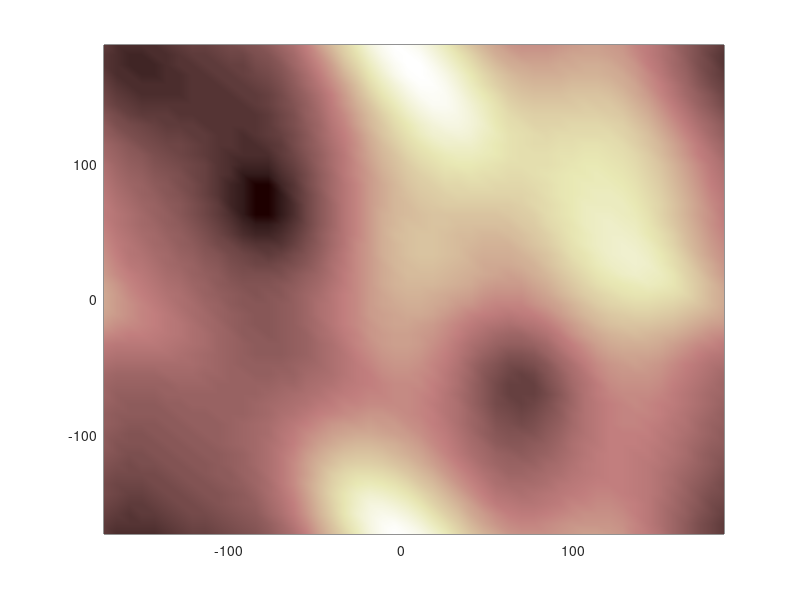

The MATLAB script that drew this image: (Note: this script raises an error after producing the figure.)
close;

map=load('adia.dat');

phi=map(:,1);
psi=map(:,2);
ene=map(:,3);

n=sqrt(length(phi));
phi=reshape(phi,n,n);
psi=reshape(psi,n,n);
ene=reshape(ene,n,n);

pcolor(phi, psi, ene);shading interp;%colorbar;
hold on;colormap pink

if 1
%%%%%%%%%%%%%%%%%%%%%%%%%%%%%%% now can overlay paths
name='dihe_dcd16_1.dat';

%
d=load(name);
%
skip=5000; % number of data-points in a single trajectory
skip=49;
%
% reorganize data into a matrix
id=d(:,1);
phi=d(:,2);
psi=d(:,3);
%
phi=reshape(phi,skip,[]);
psi=reshape(psi,skip,[]);
id=reshape(id,skip,[]);
%
styles={'r','g','b','m','y','w'};
%
%plot(phi,psi,char(styles(1)))
%
[m,nrep]=size(phi)

reps=[1:6, 10:16]
reps=[2:2:16]
reps=[1:16]
%
step=1;
j=0;
for k=1:length(reps)
 i=reps(k);
 j=j+1;
 plot(phi(1:step:end,i), psi(1:step:end,i),[char(styles( mod(j-1,length(styles))+1 )),'.'],'MarkerSize',5);
end

end % traj

% overlay string
name='../data/diala22_zts_.dihe'

d=load(name);
id=d(:,1);
phi=d(:,2);
psi=d(:,3);

% average 
%phi=reshape(phi,nrep,[]); phi=mean(phi,2);
%psi=reshape(psi,nrep,[]); psi=mean(psi,2);

plot(phi, psi,'k.','MarkerSize',25); hold on


set(gca,'FontSize',16);

xlabel('\phi', 'FontSize',16);
ylabel('\psi', 'FontSize',16);

set(gcf, 'paperpositionmode', 'auto');
print(gcf, '-djpeg100', 'surf1.jpg');


